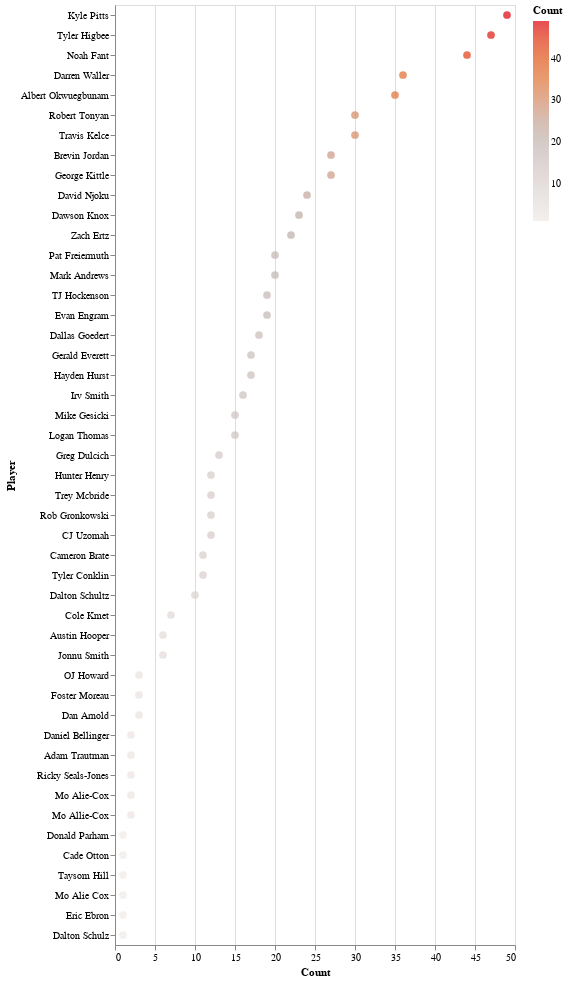

The cell this chart's notebook holds for it:
### Code cell
#TE Exposure
alt.Chart(TE_exp).mark_circle(size=60).encode(
    x='Count',
     y=alt.Y("Player", sort='-x'),
    color=alt.Color('Count', scale=alt.Scale(scheme='lightgreyred')),
    tooltip=['Player', 'Count', '%', 'Cap', 'Pick', 'Value']
).interactive()

### Figure 1 — Vega-Lite specification as saved in the notebook (floating-point values rounded to 4 significant figures)
{"config": {"view": {"continuousWidth": 400, "continuousHeight": 300}}, "data": {"name": "data-e800722b531b87fd3063fd47ddfbf8a7"}, "mark": {"type": "circle", "size": 60}, "encoding": {"color": {"field": "Count", "scale": {"scheme": "lightgreyred"}, "type": "quantitative"}, "tooltip": [{"field": "Player", "type": "nominal"}, {"field": "Count", "type": "quantitative"}, {"field": "%", "type": "quantitative"}, {"field": "Cap", "type": "quantitative"}, {"field": "Pick", "type": "quantitative"}, {"field": "Value", "type": "quantitative"}], "x": {"field": "Count", "type": "quantitative"}, "y": {"field": "Player", "sort": "-x", "type": "nominal"}}, "selection": {"selector006": {"type": "interval", "bind": "scales", "encodings": ["x", "y"]}}, "$schema": "https://vega.github.io/schema/vega-lite/v4.17.0.json", "datasets": {"data-e800722b531b87fd3063fd47ddfbf8a7": [{"Player": "Kyle Pitts", "Count": 49, "%": 17.2, "POS": "TE", "3": 5, "4": 4, "5": 22, "25": 18, "Cap": 591, "Pick": 32.88, "Value": -1.369}, {"Player": "Tyler Higbee", "Count": 47, "%": 16.5, "POS": "TE", "3": 3, "4": 4, "5": 18, "25": 22, "Cap": 665, "Pick": 161.4, "Value": 1.345}, {"Player": "Noah Fant", "Count": 44, "%": 15.4, "POS": "TE", "3": 5, "4": 1, "5": 27, "25": 11, "Cap": 429, "Pick": 162.7, "Value": 3.864}, {"Player": "Darren Waller", "Count": 36, "%": 12.6, "POS": "TE", "3": 3, "4": 2, "5": 17, "25": 14, "Cap": 452, "Pick": 43.64, "Value": 2.506}, {"Player": "Albert Okwuegbunam", "Count": 35, "%": 12.3, "POS": "TE", "3": 0, "4": 3, "5": 14, "25": 18, "Cap": 532, "Pick": 138.5, "Value": 1.866}, {"Player": "Robert Tonyan", "Count": 30, "%": 10.5, "POS": "TE", "3": 0, "4": 0, "5": 15, "25": 15, "Cap": 450, "Pick": 154.8, "Value": 4.733}, {"Player": "Travis Kelce", "Count": 30, "%": 10.5, "POS": "TE", "3": 1, "4": 2, "5": 16, "25": 11, "Cap": 366, "Pick": 9.733, "Value": -0.1433}, {"Player": "Brevin Jordan", "Count": 27, "%": 9.5, "POS": "TE", "3": 3, "4": 0, "5": 16, "25": 8, "Cap": 289, "Pick": 206.6, "Value": 1.641}, {"Player": "George Kittle", "Count": 27, "%": 9.5, "POS": "TE", "3": 3, "4": 2, "5": 10, "25": 12, "Cap": 367, "Pick": 49.7, "Value": 1.767}, {"Player": "David Njoku", "Count": 24, "%": 8.4, "POS": "TE", "3": 6, "4": 3, "5": 3, "25": 12, "Cap": 345, "Pick": 169.4, "Value": 2.925}, {"Player": "Dawson Knox", "Count": 23, "%": 8.1, "POS": "TE", "3": 1, "4": 1, "5": 8, "25": 13, "Cap": 372, "Pick": 99.22, "Value": 3.417}, {"Player": "Zach Ertz", "Count": 22, "%": 7.7, "POS": "TE", "3": 2, "4": 1, "5": 9, "25": 10, "Cap": 305, "Pick": 110.5, "Value": 5.905}, {"Player": "Pat Freiermuth", "Count": 20, "%": 7.0, "POS": "TE", "3": 3, "4": 0, "5": 6, "25": 11, "Cap": 314, "Pick": 133.6, "Value": 6.525}, {"Player": "Mark Andrews", "Count": 20, "%": 7.0, "POS": "TE", "3": 1, "4": 2, "5": 11, "25": 6, "Cap": 216, "Pick": 20.45, "Value": 1.04}, {"Player": "TJ Hockenson", "Count": 19, "%": 6.7, "POS": "TE", "3": 0, "4": 0, "5": 7, "25": 12, "Cap": 335, "Pick": 80.0, "Value": 1.779}, {"Player": "Evan Engram", "Count": 19, "%": 6.7, "POS": "TE", "3": 1, "4": 0, "5": 9, "25": 9, "Cap": 273, "Pick": 176.3, "Value": 3.005}, {"Player": "Dallas Goedert", "Count": 18, "%": 6.3, "POS": "TE", "3": 1, "4": 1, "5": 5, "25": 11, "Cap": 307, "Pick": 90.28, "Value": 1.922}, {"Player": "Gerald Everett", "Count": 17, "%": 6.0, "POS": "TE", "3": 2, "4": 2, "5": 3, "25": 10, "Cap": 279, "Pick": 156.6, "Value": 3.059}, {"Player": "Hayden Hurst", "Count": 17, "%": 6.0, "POS": "TE", "3": 1, "4": 1, "5": 4, "25": 11, "Cap": 302, "Pick": 184.1, "Value": 0.6882}, {"Player": "Irv Smith", "Count": 16, "%": 5.6, "POS": "TE", "3": 0, "4": 0, "5": 7, "25": 9, "Cap": 260, "Pick": 142.3, "Value": 0.35}, {"Player": "Mike Gesicki", "Count": 15, "%": 5.3, "POS": "TE", "3": 0, "4": 1, "5": 6, "25": 8, "Cap": 234, "Pick": 124.8, "Value": 4.44}, {"Player": "Logan Thomas", "Count": 15, "%": 5.3, "POS": "TE", "3": 0, "4": 0, "5": 6, "25": 9, "Cap": 255, "Pick": 185.3, "Value": 5.707}, {"Player": "Greg Dulcich", "Count": 13, "%": 4.6, "POS": "TE", "3": 1, "4": 1, "5": 5, "25": 6, "Cap": 182, "Pick": 217.8, "Value": 0.9308}, {"Player": "Hunter Henry", "Count": 12, "%": 4.2, "POS": "TE", "3": 0, "4": 1, "5": 1, "25": 10, "Cap": 259, "Pick": 149.3, "Value": 4.95}, {"Player": "Trey Mcbride", "Count": 12, "%": 4.2, "POS": "TE", "3": 1, "4": 0, "5": 7, "25": 4, "Cap": 138, "Pick": 218.2, "Value": 0.1667}, {"Player": "Rob Gronkowski", "Count": 12, "%": 4.2, "POS": "TE", "3": 0, "4": 0, "5": 5, "25": 7, "Cap": 200, "Pick": 150.5, "Value": 5.283}, {"Player": "CJ Uzomah", "Count": 12, "%": 4.2, "POS": "TE", "3": 1, "4": 0, "5": 2, "25": 9, "Cap": 238, "Pick": 211.8, "Value": -0.1667}, {"Player": "Cameron Brate", "Count": 11, "%": 3.9, "POS": "TE", "3": 1, "4": 0, "5": 1, "25": 9, "Cap": 233, "Pick": 201.0, "Value": 13.33}, {"Player": "Tyler Conklin", "Count": 11, "%": 3.9, "POS": "TE", "3": 0, "4": 1, "5": 6, "25": 4, "Cap": 134, "Pick": 227.2, "Value": 0.0}, {"Player": "Dalton Schultz", "Count": 10, "%": 3.5, "POS": "TE", "3": 0, "4": 1, "5": 2, "25": 7, "Cap": 189, "Pick": 82.6, "Value": 7.15}, {"Player": "Cole Kmet", "Count": 7, "%": 2.5, "POS": "TE", "3": 1, "4": 0, "5": 2, "25": 4, "Cap": 113, "Pick": 141.9, "Value": 6.714}, {"Player": "Austin Hooper", "Count": 6, "%": 2.1, "POS": "TE", "3": 0, "4": 0, "5": 4, "25": 2, "Cap": 70, "Pick": 198.0, "Value": 2.233}, {"Player": "Jonnu Smith", "Count": 6, "%": 2.1, "POS": "TE", "3": 0, "4": 0, "5": 5, "25": 1, "Cap": 50, "Pick": 225.5, "Value": 0.0}, {"Player": "OJ Howard", "Count": 3, "%": 1.1, "POS": "TE", "3": 0, "4": 0, "5": 2, "25": 1, "Cap": 35, "Pick": 229.7, "Value": 6.4}, {"Player": "Foster Moreau", "Count": 3, "%": 1.1, "POS": "TE", "3": 1, "4": 0, "5": 0, "25": 2, "Cap": 53, "Pick": 233.0, "Value": 0.0}, {"Player": "Dan Arnold", "Count": 3, "%": 1.1, "POS": "TE", "3": 1, "4": 0, "5": 1, "25": 1, "Cap": 33, "Pick": 231.3, "Value": 0.0}, {"Player": "Daniel Bellinger", "Count": 2, "%": 0.7, "POS": "TE", "3": 0, "4": 0, "5": 2, "25": 0, "Cap": 10, "Pick": 237.0, "Value": 0.0}, {"Player": "Adam Trautman", "Count": 2, "%": 0.7, "POS": "TE", "3": 0, "4": 0, "5": 2, "25": 0, "Cap": 10, "Pick": 231.0, "Value": -1.6}, {"Player": "Ricky Seals-Jones", "Count": 2, "%": 0.7, "POS": "TE", "3": 0, "4": 0, "5": 0, "25": 2, "Cap": 50, "Pick": 203.5, "Value": 0.0}, {"Player": "Mo Alie-Cox", "Count": 2, "%": 0.7, "POS": "TE", "3": 0, "4": 0, "5": 0, "25": 2, "Cap": 50, "Pick": 211.5, "Value": 0.0}, {"Player": "Mo Allie-Cox", "Count": 2, "%": 0.7, "POS": "TE", "3": 0, "4": 0, "5": 2, "25": 0, "Cap": 10, "Pick": 215.5, "Value": 0.0}, {"Player": "Donald Parham", "Count": 1, "%": 0.4, "POS": "TE", "3": 0, "4": 0, "5": 1, "25": 0, "Cap": 5, "Pick": 231.0, "Value": 0.0}, {"Player": "Cade Otton", "Count": 1, "%": 0.4, "POS": "TE", "3": 1, "4": 0, "5": 0, "25": 0, "Cap": 3, "Pick": 231.0, "Value": 0.0}, {"Player": "Taysom Hill", "Count": 1, "%": 0.4, "POS": "TE", "3": 0, "4": 0, "5": 0, "25": 1, "Cap": 25, "Pick": 182.0, "Value": 0.0}, {"Player": "Mo Alie Cox", "Count": 1, "%": 0.4, "POS": "TE", "3": 0, "4": 0, "5": 0, "25": 1, "Cap": 25, "Pick": 210.0, "Value": 0.0}, {"Player": "Eric Ebron", "Count": 1, "%": 0.4, "POS": "TE", "3": 0, "4": 0, "5": 1, "25": 0, "Cap": 5, "Pick": 240.0, "Value": 0.0}, {"Player": "Dalton Schulz", "Count": 1, "%": 0.4, "POS": "TE", "3": 0, "4": 0, "5": 1, "25": 0, "Cap": 5, "Pick": 97.0, "Value": 13.5}]}}
